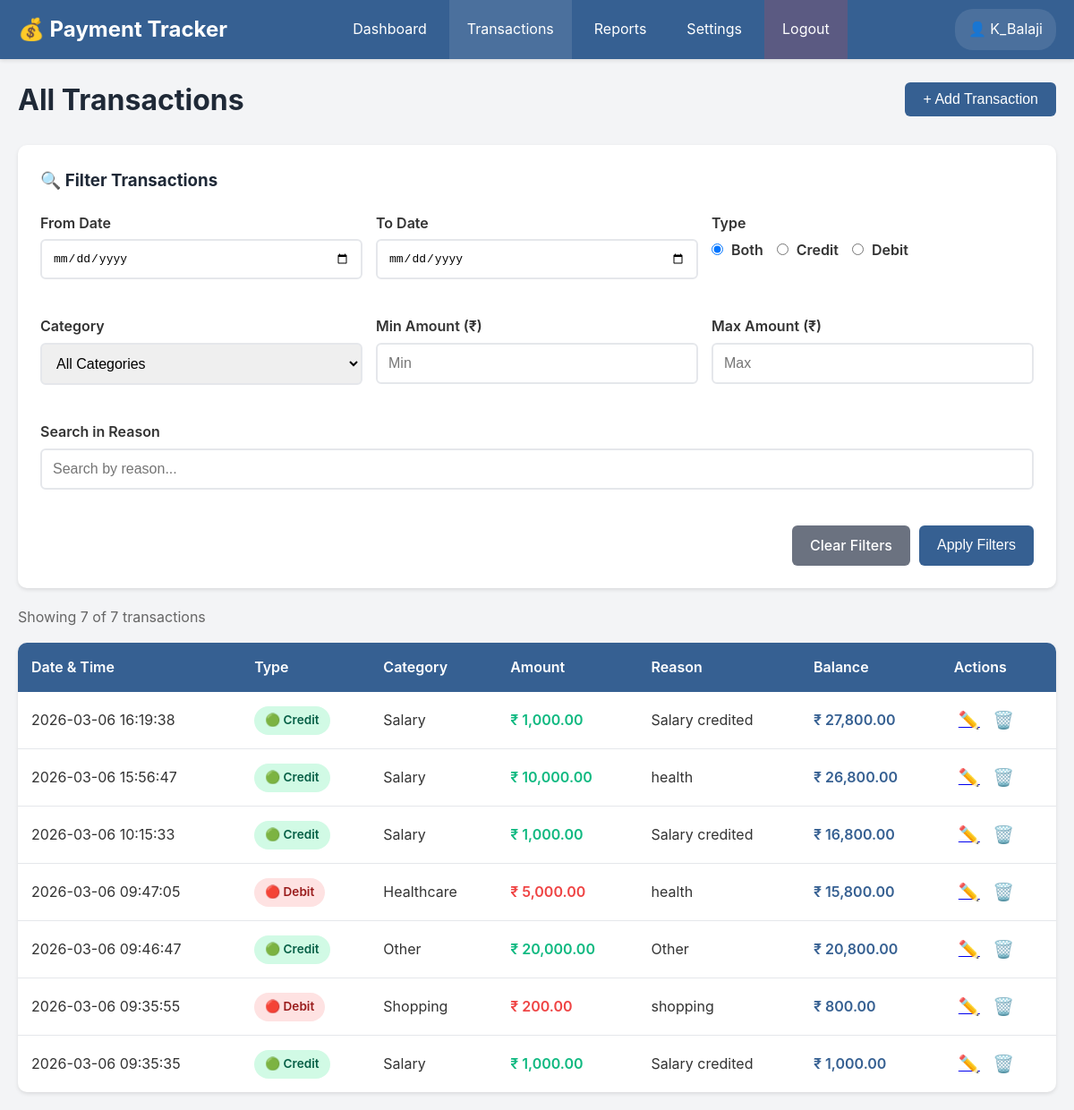
Page /transactions (signed in) on the earlier database version.
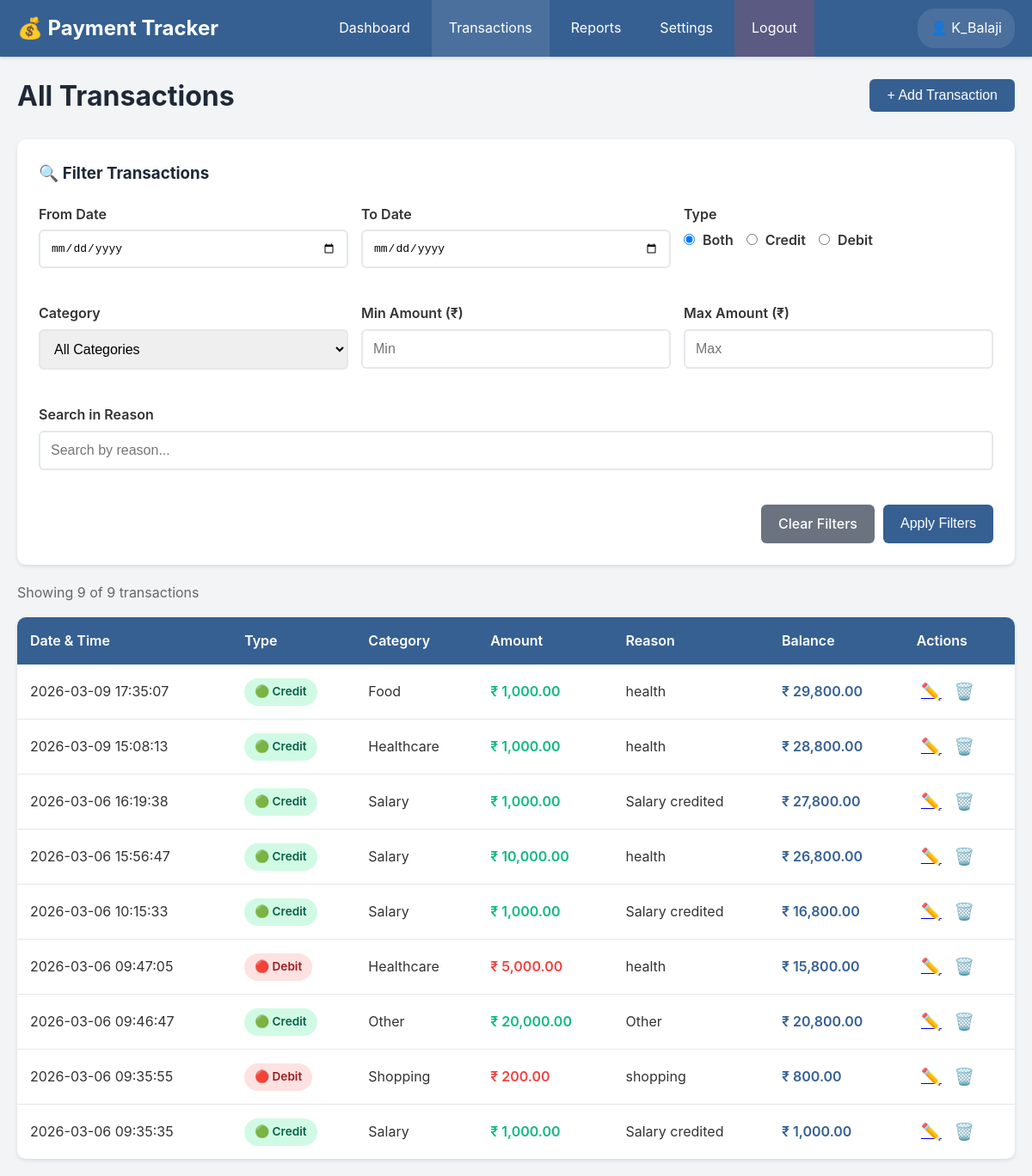
Same page on the later database version.
### tables this page shows
CREATE TABLE transactions (
            id INTEGER PRIMARY KEY AUTOINCREMENT,
            user_id INTEGER NOT NULL,
            type TEXT NOT NULL CHECK(type IN ('credit', 'debit')),
            amount REAL NOT NULL CHECK(amount > 0),
            category TEXT NOT NULL,
            reason TEXT,
            transaction_date DATETIME DEFAULT CURRENT_TIMESTAMP,
            balance_after REAL NOT NULL,
            FOREIGN KEY (user_id) REFERENCES users(id) ON DELETE CASCADE
        );

### app.py (the view)
@app.route('/transactions')
@login_required
def transactions_page():
    user_id = session['user_id']
    filters = {}
    trans_type = request.args.get('type', 'both')
    if trans_type != 'both':
        filters['type'] = trans_type
    category = request.args.get('category')
    if category:
        filters['category'] = category
    date_from = request.args.get('date_from')
    if date_from:
        filters['date_from'] = date_from
    date_to = request.args.get('date_to')
    if date_to:
        filters['date_to'] = date_to
    min_amount = request.args.get('min_amount')
    if min_amount:
        try:
            filters['min_amount'] = float(min_amount)
        except ValueError:
            pass
    max_amount = request.args.get('max_amount')
    if max_amount:
        try:
            filters['max_amount'] = float(max_amount)
        except ValueError:
            pass
    search = request.args.get('search')
    if search:
        filters['search'] = search
    page = request.args.get('page', 1, type=int)
    per_page = Config.TRANSACTIONS_PER_PAGE
    transactions = get_transactions(user_id, filters, page, per_page)
    total_count = get_transaction_count(user_id, filters)
    total_pages = (total_count + per_page - 1) // per_page
    default_categories = ['Food', 'Travel', 'Shopping', 'Bills', 'Salary',
                         'Entertainment', 'Healthcare', 'Education', 'Other']
    user_categories = get_all_categories(user_id)
    all_categories = sorted(set(default_categories + user_categories))
    return render_template('transactions.html',
                         transactions=transactions,
                         categories=all_categories,
                         page=page,
                         total_pages=total_pages,
                         total_count=total_count,
                         filters=request.args,
                         currency=Config.CURRENCY_SYMBOL)

### app.py (called while the page is built)
def login_required(f):
    @wraps(f)
    def decorated_function(*args, **kwargs):
        if 'user_id' not in session:
            flash('Please login to access this page', 'warning')
            return redirect(url_for('login'))
        return f(*args, **kwargs)
    return decorated_function

### utils/db_helper.py (called while the page is built, shortened)
def get_db_connection():
    conn = sqlite3.connect(DATABASE_PATH)
    conn.row_factory = sqlite3.Row
    return conn

def get_transactions(user_id: int, filters: Optional[Dict] = None,
                     page: int = 1, per_page: int = 20) -> List[Dict]:
    conn = get_db_connection()
    cursor = conn.cursor()
    query = 'SELECT * FROM transactions WHERE user_id = ?'
    params = [user_id]
    query += ' ORDER BY transaction_date DESC, id DESC'
    offset = (page - 1) * per_page
    query += f' LIMIT {per_page} OFFSET {offset}'
    cursor.execute(query, params)
    transactions = [dict(row) for row in cursor.fetchall()]
    conn.close()
    return transactions

### templates/transactions.html (shortened to what the changed rows need)
{% extends "base.html" %}
{% block content %}
<div class="transactions-container">
    <div class="page-header">
        <h1>All Transactions</h1>
    </div>
    <div class="results-summary">
        <p>Showing {{ transactions|length }} of {{ total_count }} transactions</p>
    </div>
    {% if transactions %}
    <div class="transaction-table-wrapper">
        <table class="transaction-table">
            <thead>
                <tr>
                    <th>Date & Time</th>
                    <th>Type</th>
                    <th>Category</th>
                    <th>Amount</th>
                    <th>Reason</th>
                    <th>Balance</th>
                    <th>Actions</th>
                </tr>
            </thead>
            <tbody>
                {% for trans in transactions %}
                <tr>
                    <td>{{ trans.transaction_date.split('.')[0] if '.' in trans.transaction_date else trans.transaction_date }}</td>
                    <td>
                        <span class="badge badge-{{ 'success' if trans.type == 'credit' else 'danger' }}">
                            {{ '🟢 Credit' if trans.type == 'credit' else '🔴 Debit' }}
                        </span>
                    </td>
                    <td>{{ trans.category }}</td>
                    <td class="amount-{{ trans.type }}">{{ currency }} {{ "{:,.2f}".format(trans.amount) }}</td>
                    <td class="reason-cell">{{ trans.reason or '-' }}</td>
                    <td class="balance-cell">{{ currency }} {{ "{:,.2f}".format(trans.balance_after) }}</td>
                    <td class="actions-cell">
                        <a href="{{ url_for('edit_transaction_route', id=trans.id) }}" class="btn-icon" title="Edit">✏️</a>
                        <form method="POST" action="{{ url_for('delete_transaction_route', id=trans.id) }}"
                              style="display: inline;" onsubmit="return confirm('Are you sure? This will recalculate your balance.');">
                            <button type="submit" class="btn-icon" title="Delete">🗑️</button>
                        </form>
                    </td>
                </tr>
                {% endfor %}
            </tbody>
        </table>
    </div>
    {% else %}
    <div class="empty-state">
        <p>No transactions found matching your filters.</p>
        <a href="{{ url_for('transactions_page') }}" class="btn btn-secondary">Clear Filters</a>
    </div>
    {% endif %}
</div>
{% endblock %}

Differences in the rows shown:
added transactions: type "🟢 Credit", currency "₹", amount "1,000.00", balance_after "29,800.00"
added transactions: type "🟢 Credit", currency "₹", amount "1,000.00", balance_after "28,800.00"
Other differences:
{{ transactions|length }}: "7" → "9"
{{ total_count }}: "7" → "9"
